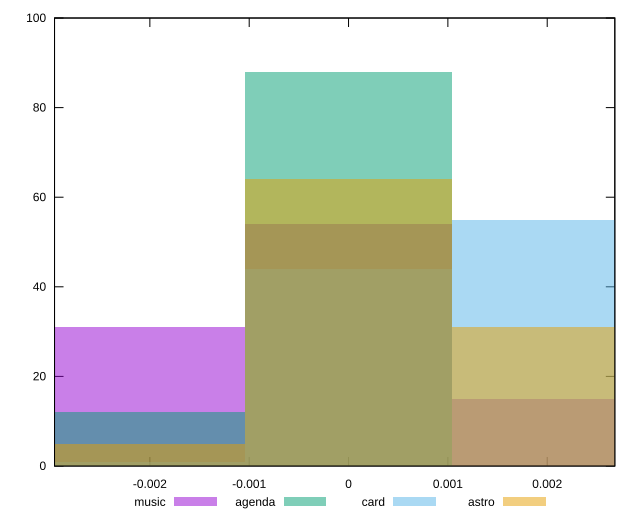

The script that saved this image:
reset

$music <<EOF
0 54
-0.0020788029018267737 31
0.0020788029018267737 15
EOF

$agenda <<EOF
0 88
-0.0020788029018267737 12
EOF

$card <<EOF
0 44
0.0020788029018267737 55
-0.0020788029018267737 1
EOF

$astro <<EOF
-0.0020788029018267737 5
0.0020788029018267737 31
0 64
EOF

set key outside below
set boxwidth 0.0020788029018267737
set xrange [-0.002959660154251016:0.00268058826632528]
set yrange [0:100]
set trange [0:100]
set style fill transparent solid 0.5 noborder
set terminal svg size 640, 520 enhanced background rgb 'white'
set output "reports/report_00032_2021-02-25T10-28-15.087Z/meta/pScore-difference/comparison/histogram/all_raw.svg"

plot $music title "music" with boxes, \
     $agenda title "agenda" with boxes, \
     $card title "card" with boxes, \
     $astro title "astro" with boxes

reset
